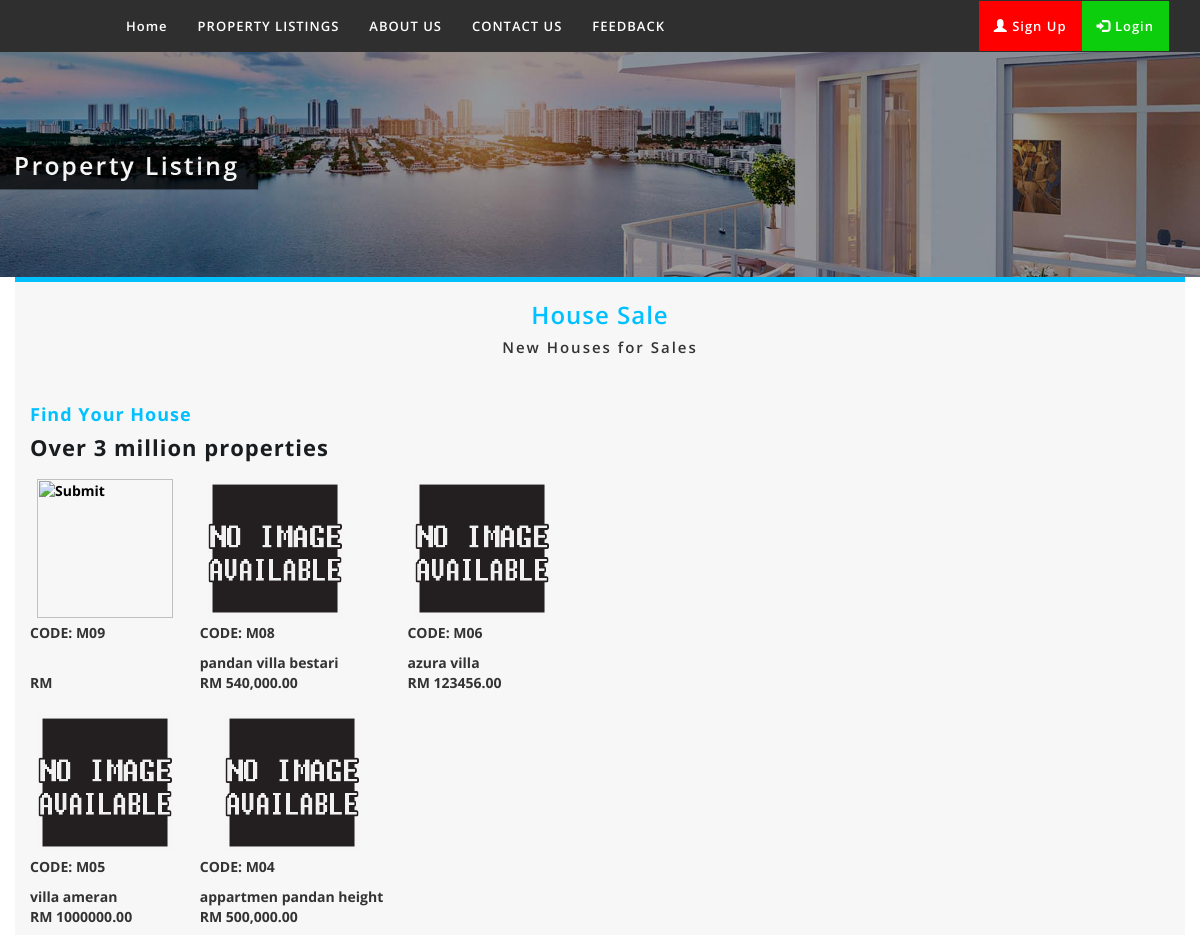
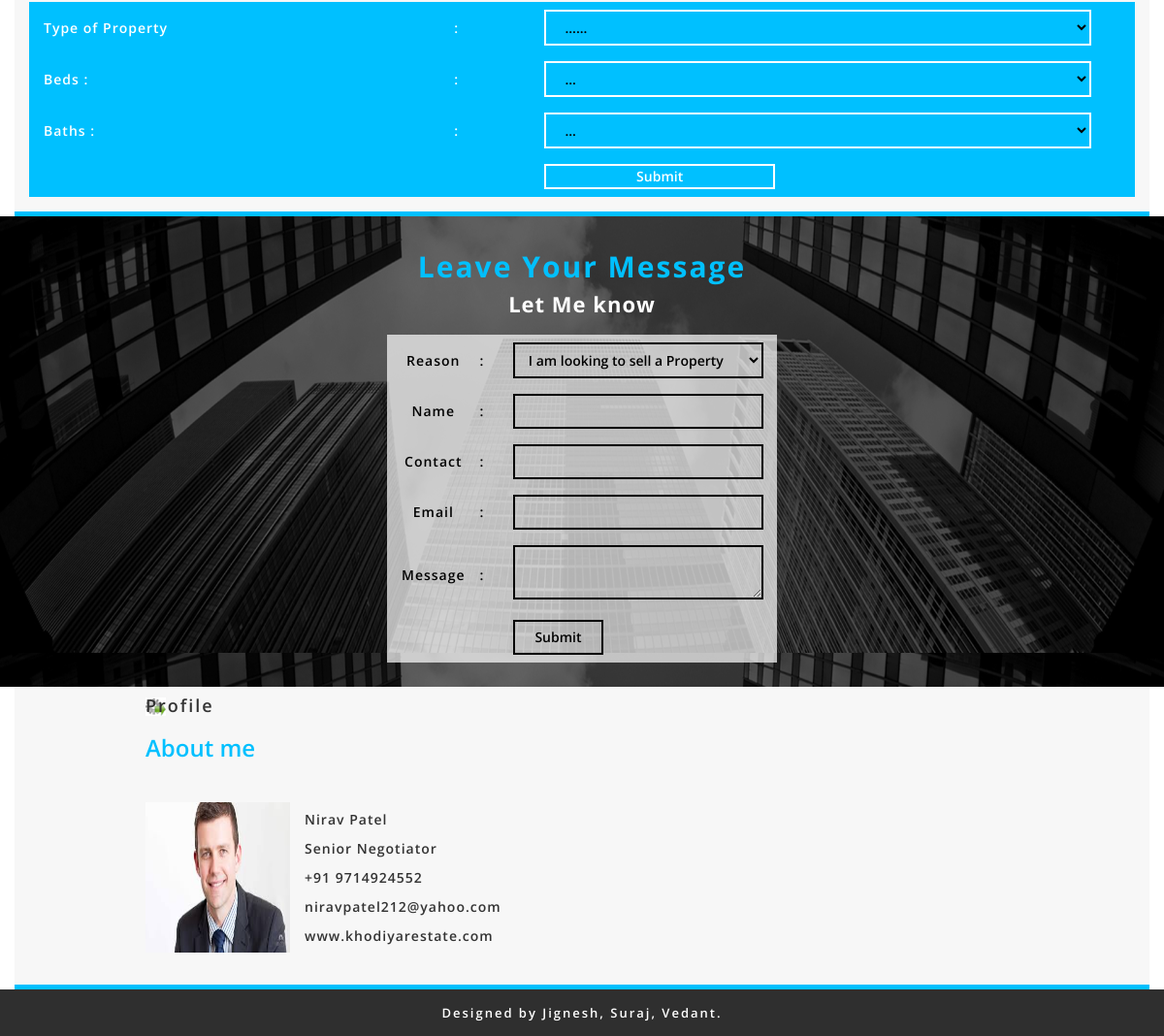
/property_listing.php, run on the app's committed database (2 pictures, top to bottom).
### tables this page shows
CREATE TABLE `property` (
  `id_property` int(5) NOT NULL,
  `name_property` varchar(250) NOT NULL,
  `type_property` varchar(255) NOT NULL,
  `add1` varchar(300) NOT NULL,
  `add2` varchar(300) NOT NULL,
  `price` varchar(300) NOT NULL,
  `price_type` varchar(300) NOT NULL,
  `land_area` varchar(300) NOT NULL,
  `groos_floor_area` varchar(300) NOT NULL,
  `leasehold` varchar(300) NOT NULL,
  `beds` varchar(333) NOT NULL,
  `baths` varchar(333) NOT NULL,
  `contact_no` varchar(333) NOT NULL,
  `per_squre_feet` varchar(333) NOT NULL,
  `squre_feet` varchar(333) NOT NULL,
  `text` varchar(30000) NOT NULL
);

### property_listing.php (the view, shortened to what this page needs)
<!DOCTYPE html>
<html lang="en">
<head>
  <link rel="stylesheet" href="https://maxcdn.bootstrapcdn.com/bootstrap/3.4.0/css/bootstrap.min.css">
<link href="style.css" rel="stylesheet" type="text/css">
</head>
<body>
 <?php include("header.php"); ?>
<div class="container-fluid banner">
<img src="images/listing.jpg" class="img-responsive"/>
</div>
<div class="container centro">
    <h1>House Sale </h1>
    <h3>New Houses for Sales</h3>
    <br>
    <div id="house_sales">
      <table width="275" border="0" cellspacing="0" cellpadding="0" style="float:left;" class="thumbo">
        <tr>
          <td align="center"><?php include('admin/connection.php'); ?>
        <?php
$sql="SELECT * FROM property ORDER BY id_property DESC";
$result=mysqli_query($conn,$sql) or die("Cannot execute sql.");
$i=0;
$items=mysqli_num_rows($result);
while(($data=mysqli_fetch_array($result))&&($i<$items)){
$id_property=$data["id_property"];
$name_property=$data["name_property"];
$price=$data["price"];
$image=$data["name_property"];
$filename = "admin/images/$name_property.jpg";
if (!file_exists($filename)) {
$filename="images/default.png";
}
if ($image==null) {
$filename="images/$name_property.jpg";
}
if($i%3==0){
print "<tr>";
}
print<<<HERE
<td>
<table>
<tr>
<td>
<td class="text_menu"><strong>
<p align="center">
<table width="150"><tr><td>
</td></tr></table><div align="center">
<form method="post" action="property_detail.php?id_property=$id_property">
<input type="hidden" name="post_item" value="$id_property">
<input type="image" src="$filename"  height="139" width="136">
</form>
</div>
<p align="left" class="code_text">CODE: <text class="highlight_num">M0$id_property</text></p>
<text class="price_text">$name_property <br> </text>
<text class="price_text">RM $price</text></p>
</strong>
</td>
</td>
</tr>
</table>
</td>
HERE;
$i++;
if($i%3==0){
print "</tr>";
}
}
 ?></td>
    </div>
    <div id="find">
    <h2>Find Your House</h2>
    <h3>Over 3 million properties</h3>
    <form name="form1" method="post" action="property_success.php">
    <table width="265" border="0" cellpadding="2" cellspacing="0" class="black thumboa">
  <tr>
    <td>Type of Property </td>
    <td>:</td>
    <td><select name="search" id="select">
                    <option>......</option>
      </select></td>
  </tr>
  <tr>
    <td>Beds :</td>
    <td>:</td>
    <td><select name="search" id="select">
      <option>...</option>
      </select></td>
  </tr>
  <tr>
    <td>Baths :</td>
    <td>:</td>
    <td><select name="search" id="select">
      <option>...</option>
        </select></td>
  </tr>
  <tr>
    <td>&nbsp;</td>
    <td>&nbsp;</td>
    <td>
      <input name="button" type="submit" class="find" id="button" value="Submit">    </td>
  </tr>
</table>
</form>
    </div>
    </div>
<div class="container-fluid leave">
    <div id="find">
      <h2>Leave Your Message</h2>
      <h3>Let Me know </h3>
      <form name="form1" method="post" action="message_success.php">
        <table width="402" border="0" cellpadding="2" cellspacing="0" class="black">
          <tr>
            <td width="55">Reason </td>
            <td width="3">:</td>
            <td width="332"><select name="reason" type="text" width="333">
        				<option>I am looking to sell a Property</option>
                        </select></td>
          </tr>
          <tr>
            <td>Name </td>
            <td>:</td>
            <td><input name="name" type="text" width="333"></td>
          </tr>
          <tr>
            <td>Contact </td>
            <td>:</td>
            <td><input name="no_fon" type="text" width="333"></td>
          </tr>
          <tr>
            <td>Email </td>
            <td>:</td>
            <td><input name="email" type="text" width="333"></td>
          </tr>
          <tr>
            <td>Message </td>
            <td>:</td>
            <td><textarea name="message" width="333"></textarea></td>
          </tr>
          <tr>
            <td>&nbsp;</td>
            <td>&nbsp;</td>
            <td><input name="button" type="submit"></td>
          </tr>
        </table>
      </form>
    </div>
</div>
    <div class="container content_bottom">
      <table width="900" border="0" align="center" cellpadding="0" cellspacing="0">
        <tr>
          <td><div class="features">
            <h4 style="background:url(images/services.jpg) left center no-repeat;">Profile</h4>
            <h3 style="padding-left:25px;">About me            </h3>
            <table width="360" border="0">
              <tr>
                <td width="154"><img src="images/aaaassss.jpg" width="149" height="155"></td>
                <td width="190" class="addo"><p>Nirav Patel</p>
                  <p>Senior Negotiator</p>
                  <p>+91 9714924552</p>
                  <p>niravpatel212@yahoo.com</p>
                  <p>www.khodiyarestate.com</p>
                  <p>&nbsp;</p></td>
              </tr>
          </table>
          </div></td>
        </tr>
      </table>
    </div></td>
<div class="container-fluid fotter">
<p>Designed by Jignesh, Suraj, Vedant.</p>
</div>
</body>
</html>

### header.php (shortened to what this page needs)
 <nav class="navbar navbar-inverse">
  <div class="container-fluid">
    <div class="collapse navbar-collapse" id="myNavbar">
      <ul class="nav navbar-nav">
      <li><a href="index.php">Home</a></li>
      <li><a href="property_listing.php">PROPERTY LISTINGS</a></li>
      <li><a href="about.php">ABOUT US</a></li>
      <li><a href="contact.php">CONTACT US</a></li>
	  <li><a href="feedback.php">FEEDBACK</a></li>
    </ul>
      <ul class="nav navbar-nav navbar-right">
		<?php if(isset($_SESSION['mobile'])){
		?>
		<li style="color:white;">Hello <?php echo $row['name']; ?></li>
		<li><a href="logout.php"><span class="glyphicon glyphicon-log-out"></span> Logout</a></li>
		<?php } else { ?>
				<li><a href="register.php"><span class="glyphicon glyphicon-user"></span> Sign Up</a></li>
		        <li><a href="login.php"><span class="glyphicon glyphicon-log-in"></span> Login</a></li>
		<?php } ?>
      </ul>
    </div>
  </div>
</nav>

### style.css (style rules this page uses)
body { font-family: 'Open Sans', sans-serif!important; }
.fotter { background: #2f2f2f; padding-top: 15px; padding-bottom: 5px; text-align: center; }
.fotter > p { color: #fff; letter-spacing: 2px; font-weight: 600; font-size: 13px; }
.navbar-inverse { background-color: #2f2f2f; border-color: #2f2f2f; border-radius: 0px; margin-bottom: 0px; }
.nav.navbar-nav > li > a { color: #fff; font-size: 13px; letter-spacing: 1px; font-weight: 600; }
.nav.navbar-nav.navbar-right > li:nth-child(1) { background: red; }
.centro>h1 { text-align: center; font-size: 24px; letter-spacing: 1px; font-weight: 600; color: #00c0ff; }
.centro>h3 { text-align: center; font-size: 15px; letter-spacing: 2px; font-weight: 600; margin-top: 5px; }
.nav.navbar-nav.navbar-right > li:nth-child(2) { background: #0cce0c; }
.banner { padding:0px; }
.banner > img { width: 100%; }
.leave { background: url(images/1.jpg); background-size: 100%; padding-top: 15px; padding-bottom: 25px; text-align: center; float: left; width: 100%; }
.leave>#find>h2 { color: #00c0ff; font-size: 30px; letter-spacing: 2px; font-weight: 700; }
.leave>#find>form>table.black { margin: 0px auto; padding-top: 20px; }
.leave>#find>h3 { color: #fff; letter-spacing: 1px; font-size: 22px; margin-bottom: 20px; }
#find>h2 { color: #00c0ff; font-size: 18px; letter-spacing: 1px; font-weight: 700; }
.leave>#find>form>table.black>tbody>tr>td { font-size: 14px; letter-spacing: 1px; font-weight: 600; padding-left: 15px; padding-top: 8px; padding-bottom: 8px; color: #000; }
#find>h3 { font-size: 22px; color: #1a1d1f; font-weight: 700; letter-spacing: 1px; margin-top: 5px; }
.leave>#find>form>table.black>tbody>tr>td>select { width: 90%!important; background: none; border: 2px solid #000; color: #000; padding-top: 6px; padding-bottom: 6px; padding-left: 10px; }
.leave>#find>form>table.black>tbody>tr>td>input[type="text"] { background: none; box-shadow: none; border: 2px solid; width: 90%; padding-top: 6px; padding-bottom: 6px; padding-left: 10px; padding-right: 10px; }
.leave>#find>form>table.black>tbody>tr>td>textarea { background: none; box-shadow: none; border: 2px solid; width: 90%; padding-top: 6px; padding-bottom: 6px; padding-left: 10px; padding-right: 10px; }
.leave>#find>form>table.black>tbody>tr>td>input[type="submit"] { float: left; margin-left: 15px; background: no-repeat; border: 2px solid; color: #000; padding-left: 20px; padding-right: 20px; padding-top: 6px; padding-bottom: 6px; }
.centro { background: #f7f7f7; border-top: 5px solid #00c0ff; border-bottom: 5px solid #00c0ff; padding-bottom: 15px; }
.content_bottom { border-top: 5px solid #00c0ff; border-bottom: 5px solid #00c0ff; background: #f7f7f7; }
.thumbo { float: left; width: 48%; }
.thumboa { float: left; width: 50%; }
.thumboa>tbody>tr>td { padding-left: 15px; padding-right: 15px; padding-top: 8px; padding-bottom: 8px; color: #fff; font-weight: 600; letter-spacing: 1px; }
.thumboa>tbody>tr>td>select#select { background: none; border: 2px solid #fff; padding-top: 6px; padding-bottom: 6px; padding-left: 15px; padding-right: 15px; float: left; width: 95%; color: #000; }
.thumboa>tbody>tr>td>input#button { float: left; width: 40%; background: none; border: 2px solid; color: #fff; }
.features>h4 { letter-spacing: 2px; font-weight: 600; }
.features>h3 { padding-left: 0px!important; color: #00c0ff; font-weight: 600; }
.addo>p { font-weight: 600; letter-spacing: 1px; padding-left: 15px; }
.addo>p:nth-child(1) { margin-top: 40px; }
.navbar-nav { float: left; margin: 0; margin-left: 80px; }
.thumboa { float: left !important; width: 100%; }
input, select, textarea { font-family: inherit; font-size: inherit; line-height: inherit; color: black; }

### data on the page
property: id_property "9"
property: id_property "8", name_property "pandan villa bestari", price "540,000.00"
property: id_property "6", name_property "azura villa", price "123456.00"
property: id_property "5", name_property "villa ameran", price "1000000.00"
property: id_property "4", name_property "appartmen pandan height", price "500,000.00"
